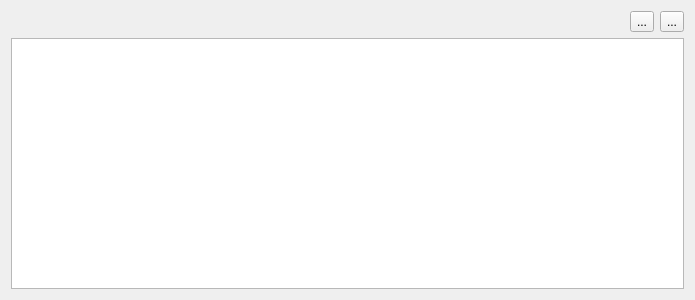
<?xml version="1.0" encoding="UTF-8"?>
<ui version="4.0">
 <class>UniverseEditorWidget</class>
 <widget class="QWidget" name="UniverseEditorWidget">
  <property name="geometry">
   <rect>
    <x>0</x>
    <y>0</y>
    <width>695</width>
    <height>300</height>
   </rect>
  </property>
  <property name="windowTitle">
   <string>Form</string>
  </property>
  <layout class="QVBoxLayout" name="verticalLayout">
   <item>
    <layout class="QHBoxLayout" name="horizontalLayout">
     <item>
      <spacer name="horizontalSpacer">
       <property name="orientation">
        <enum>Qt::Horizontal</enum>
       </property>
       <property name="sizeHint" stdset="0">
        <size>
         <width>40</width>
         <height>20</height>
        </size>
       </property>
      </spacer>
     </item>
     <item>
      <widget class="QToolButton" name="addButton">
       <property name="text">
        <string>...</string>
       </property>
       <property name="icon">
        <iconset theme="list-add">
         <normaloff>.</normaloff>.</iconset>
       </property>
      </widget>
     </item>
     <item>
      <widget class="QToolButton" name="deleteButton">
       <property name="text">
        <string>...</string>
       </property>
       <property name="icon">
        <iconset theme="list-remove">
         <normaloff>.</normaloff>.</iconset>
       </property>
      </widget>
     </item>
    </layout>
   </item>
   <item>
    <widget class="QTreeView" name="treeView">
     <property name="alternatingRowColors">
      <bool>true</bool>
     </property>
     <property name="selectionMode">
      <enum>QAbstractItemView::ExtendedSelection</enum>
     </property>
     <attribute name="headerStretchLastSection">
      <bool>false</bool>
     </attribute>
    </widget>
   </item>
  </layout>
 </widget>
 <resources/>
 <connections/>
</ui>
